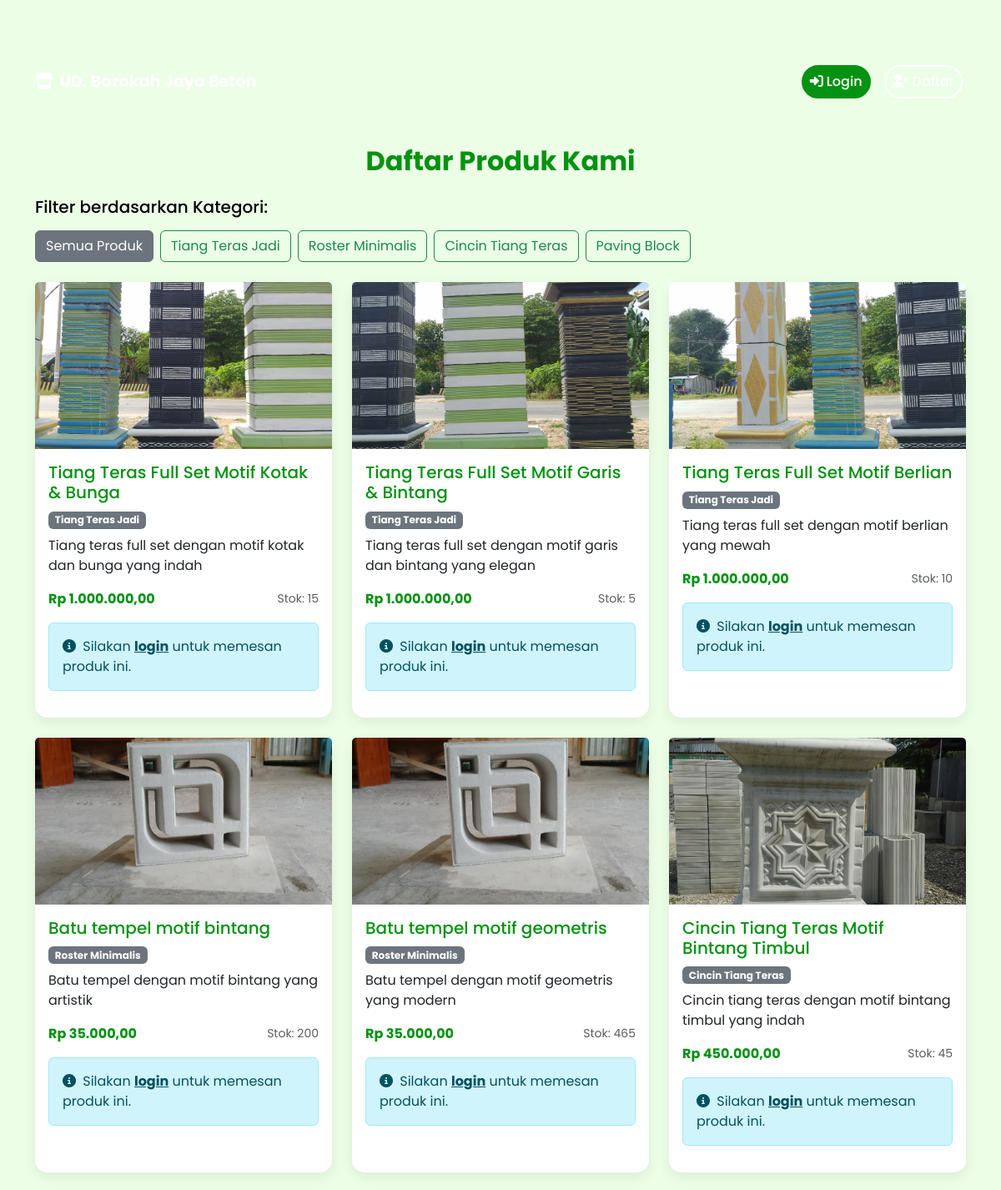
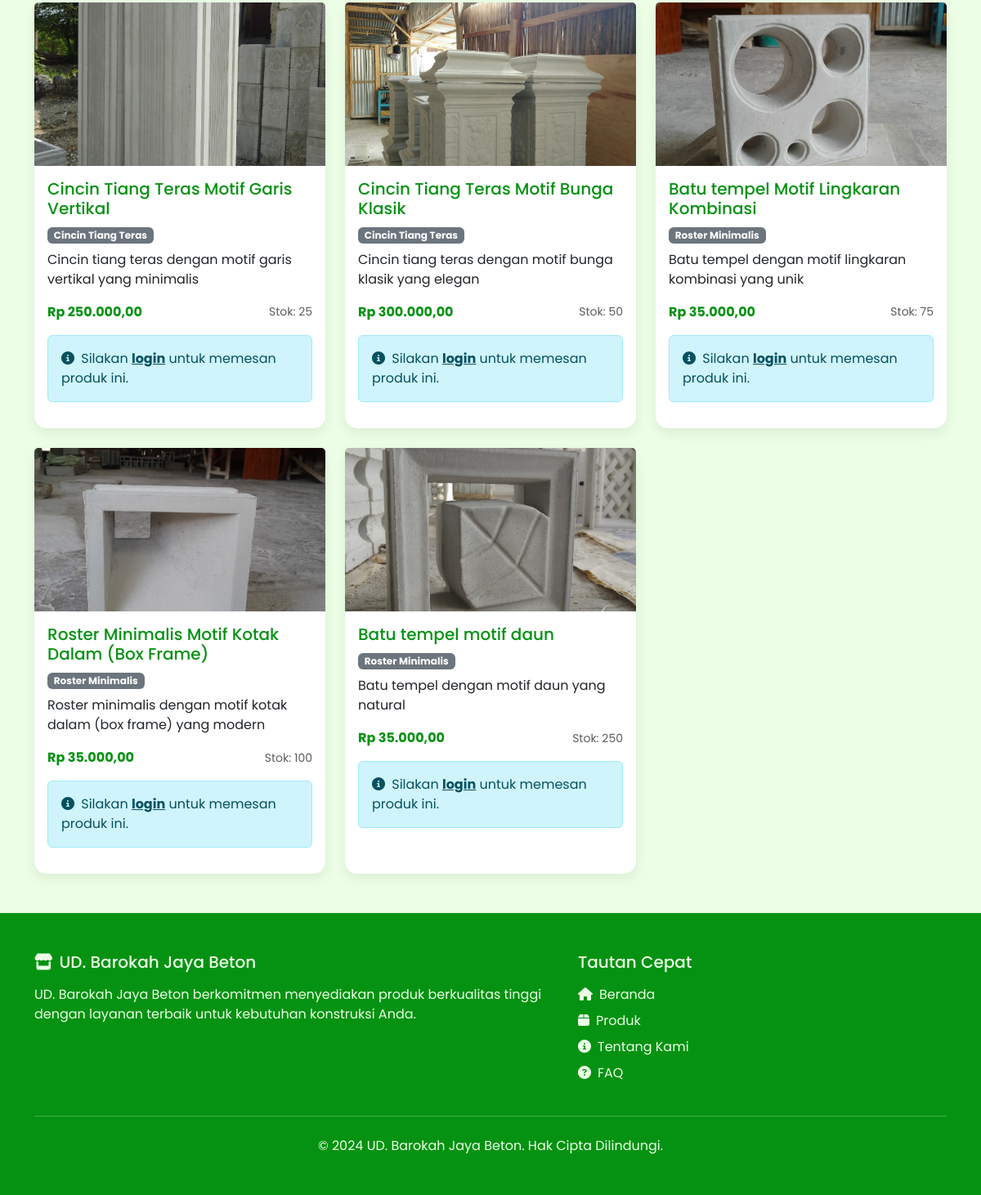
Screenshot of /produk/public/ with the database file from the repository (2 pictures, top to bottom).
### admin_dashboard/models.py (models this page shows, shortened)
class Kategori(models.Model):
    nama_kategori = models.CharField(max_length=255, verbose_name="Nama Kategori")
    class Meta:
        verbose_name_plural = "Kategori"
        db_table = 'kategori'

class Produk(models.Model):
    nama_produk = models.CharField(max_length=255, verbose_name="Nama Produk")
    deskripsi_produk = models.TextField(verbose_name="Deskripsi Produk")
    foto_produk = models.ImageField(upload_to='produk_images/', verbose_name="Foto Produk")
    stok_produk = models.IntegerField(verbose_name="Stok Produk")
    harga_produk = models.DecimalField(max_digits=10, decimal_places=2, verbose_name="Harga Produk")
    kategori = models.ForeignKey(Kategori, on_delete=models.SET_NULL, blank=True, null=True, verbose_name="Kategori")
    class Meta:
        verbose_name_plural = "Produk"
        db_table = 'produk'

### admin_dashboard/views.py (the view)
# urls.py: path('produk/public/', views.produk_list_public, name='produk_list_public'),
def produk_list_public(request):
    kategori_list = Kategori.objects.all()
    kategori_id = request.GET.get('kategori')
    if kategori_id:
        produk = Produk.objects.filter(kategori_id=kategori_id)
    else:
        produk = Produk.objects.all()
    for p in produk:
        diskon_produk = DiskonPelanggan.objects.filter(
            produk=p,
            status='aktif'
        ).first()
        if not diskon_produk:
            diskon_produk = DiskonPelanggan.objects.filter(
                produk__isnull=True,  # General discount
                status='aktif'
            ).first()
        p.diskon_aktif = diskon_produk
    context = {
        'produk': produk,
        'kategori_list': kategori_list,
        'kategori_terpilih': kategori_id
    }
    return render(request, 'product_list_public.html', context)

### admin_dashboard/context_processors.py (called while the page is built, shortened)
def notification_cart_context(request):
    context = {
        'unseen_notifications_count': 0,
        'cart_item_count': 0
    }
    return context

### dashboard_admin/context_processors.py (called while the page is built, shortened)
def admin_crm_context(request):
    if not request.path.startswith('/dashboard_admin/'):
        return {}

### templates/product_list_public.html (shortened to what this page needs)
{% load static %}
{% load humanize %}
<!DOCTYPE html>
<html lang="en">
<head>
    <link href="https://cdn.jsdelivr.net/npm/bootstrap@5.3.0/dist/css/bootstrap.min.css" rel="stylesheet">
    <link rel="stylesheet" href="https://cdnjs.cloudflare.com/ajax/libs/font-awesome/6.4.0/css/all.min.css">
</head>
<body>
    {% include 'navbar_public.html' %}
    <section class="container my-5">
        <div class="row">
            <div class="col-12">
                <h2 class="mb-4 text-center fw-bold" style="color: #059212;">Daftar Produk Kami</h2>
                <div class="mb-4">
                    <h5 class="mb-3">Filter berdasarkan Kategori:</h5>
                    <div class="d-flex flex-wrap gap-2">
                        <a href="{% url 'produk_list_public' %}" class="btn btn-outline-secondary {% if not kategori_terpilih %}active{% endif %}">
                            Semua Produk
                        </a>
                        {% for kategori in kategori_list %}
                            <a href="?kategori={{ kategori.id }}" class="btn btn-outline-success {% if kategori.id|stringformat:'s' == kategori_terpilih %}active{% endif %}">
                                {{ kategori.nama_kategori }}
                            </a>
                        {% endfor %}
                    </div>
                </div>
            </div>
        </div>
        <div class="row g-4">
            {% for p in produk %}
            <div class="col-md-4 col-sm-6">
                <div class="card card-custom h-100 position-relative">
                    <img src="{{ p.foto_produk.url }}" class="card-img-top" alt="{{ p.nama_produk }}" style="height: 200px; object-fit: cover;">
                    <div class="card-body">
                        <h5 class="card-title product-title">{{ p.nama_produk }}</h5>
                        {% if p.kategori %}
                            <span class="badge bg-secondary mb-2">{{ p.kategori.nama_kategori }}</span>
                        {% endif %}
                        <p class="card-text product-description">{{ p.deskripsi_produk|truncatewords:20 }}</p>
                        <div class="d-flex justify-content-between align-items-center mb-3">
                            <span class="fw-bold product-price">Rp {{ p.harga_produk|intcomma }}</span>
                            <small class="text-muted">Stok: {{ p.stok_produk|intcomma }}</small>
                        </div>
                        <div class="alert alert-info" role="alert">
                            <i class="fas fa-info-circle me-1"></i>
                            Silakan <a href="{% url 'login_pelanggan' %}" class="alert-link">login</a> untuk memesan produk ini.
                        </div>
                    </div>
                </div>
            </div>
            {% endfor %}
        </div>
    </section>
    {% include 'footer.html' %}
</body>
</html>

### templates/product_list_public.html (style rules this page uses)
body { font-family: 'Poppins', sans-serif; background-color: #ECFFE6; padding-top: 70px; color: #000000; }
.card-custom { border-radius: 15px; border: none; box-shadow: 0 5px 15px rgba(0, 0, 0, 0.08); transition: transform 0.3s ease, box-shadow 0.3s ease; background-color: #FFFFFF; }
.product-title { color: #059212; }
.product-price { color: #059212; }

### rows the page displays
Kategori: nama_kategori "Tiang Teras Jadi"
Kategori: nama_kategori "Roster Minimalis"
Kategori: nama_kategori "Cincin Tiang Teras"
Kategori: nama_kategori "Paving Block"
Produk: foto_produk (picture), nama_produk "Tiang Teras Full Set Motif Kotak & Bunga", kategori.nama_kategori "Tiang Teras Jadi", deskripsi_produk "Tiang teras full set dengan motif kotak dan bunga yang indah", harga_produk "1.000.000,00", stok_produk "15"
Produk: foto_produk (picture), nama_produk "Tiang Teras Full Set Motif Garis & Bintang", kategori.nama_kategori "Tiang Teras Jadi", deskripsi_produk "Tiang teras full set dengan motif garis dan bintang yang elegan", harga_produk "1.000.000,00", stok_produk "5"
Produk: foto_produk (picture), nama_produk "Tiang Teras Full Set Motif Berlian", kategori.nama_kategori "Tiang Teras Jadi", deskripsi_produk "Tiang teras full set dengan motif berlian yang mewah", harga_produk "1.000.000,00", stok_produk "10"
Produk: foto_produk (picture), nama_produk "Batu tempel motif bintang", kategori.nama_kategori "Roster Minimalis", deskripsi_produk "Batu tempel dengan motif bintang yang artistik", harga_produk "35.000,00", stok_produk "200"
Produk: foto_produk (picture), nama_produk "Batu tempel motif geometris", kategori.nama_kategori "Roster Minimalis", deskripsi_produk "Batu tempel dengan motif geometris yang modern", harga_produk "35.000,00", stok_produk "465"
Produk: foto_produk (picture), nama_produk "Cincin Tiang Teras Motif Bintang Timbul", kategori.nama_kategori "Cincin Tiang Teras", deskripsi_produk "Cincin tiang teras dengan motif bintang timbul yang indah", harga_produk "450.000,00", stok_produk "45"
Produk: foto_produk (picture), nama_produk "Cincin Tiang Teras Motif Garis Vertikal", kategori.nama_kategori "Cincin Tiang Teras", deskripsi_produk "Cincin tiang teras dengan motif garis vertikal yang minimalis", harga_produk "250.000,00", stok_produk "25"
Produk: foto_produk (picture), nama_produk "Cincin Tiang Teras Motif Bunga Klasik", kategori.nama_kategori "Cincin Tiang Teras", deskripsi_produk "Cincin tiang teras dengan motif bunga klasik yang elegan", harga_produk "300.000,00", stok_produk "50"
Produk: foto_produk (picture), nama_produk "Batu tempel Motif Lingkaran Kombinasi", kategori.nama_kategori "Roster Minimalis", deskripsi_produk "Batu tempel dengan motif lingkaran kombinasi yang unik", harga_produk "35.000,00", stok_produk "75"
Produk: foto_produk (picture), nama_produk "Roster Minimalis Motif Kotak Dalam (Box Frame)", kategori.nama_kategori "Roster Minimalis", deskripsi_produk "Roster minimalis dengan motif kotak dalam (box frame) yang modern", harga_produk "35.000,00", stok_produk "100"
Produk: foto_produk (picture), nama_produk "Batu tempel motif daun", kategori.nama_kategori "Roster Minimalis", deskripsi_produk "Batu tempel dengan motif daun yang natural", harga_produk "35.000,00", stok_produk "250"
